Frame 1 (no input): blank canvas, image omitted
Frame 60 (the mouse pressed at the canvas centre just before this capture): blank canvas, image omitted
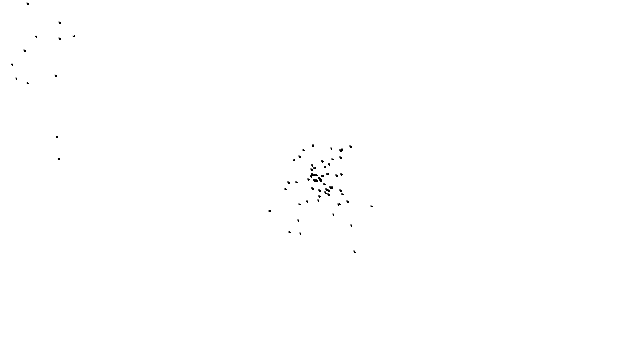
Frame 120 (the mouse held since frame 60 and released just before this capture)

The Processing sketch whose frames 1 and 60 were blank and that drew this single picture after the mouse press (run headless with seeded random() and noise(); from frame 60 on, the mouse is pressed at the canvas centre):

// Processing sketch: basicParticleSystem
// ── basicParticleSystem.pde
ArrayList<Particle> particles;
ArrayList<ParticleSystem> systems;
import java.util.Iterator;

void setup() {
  size(640,360);
  particles = new ArrayList<Particle>();
  systems = new ArrayList<ParticleSystem>();
  noSmooth();
}

void draw() {
  background(255);

  //[offset-down] A new Particle object is added to the ArrayList every cycle through draw().
  particles.add(new Particle(new PVector(width/2,50)));

  Iterator<Particle> it = particles.iterator();
  while (it.hasNext()) {
    Particle p = it.next();
    p.run();
    if (p.isDead()) {
      it.remove();
    }
  }
  //does the above the old fashioned way
//  for (int i = 0; i < particles.size(); i++) {
//    Particle p = particles.get(i);
//    p.run();
//    if (p.isDead()) {
//      particles.remove(i);
//    }
//  }
}

class Particle {
  PVector location;
  PVector velocity;
  PVector acceleration;
  float lifespan;

  Particle(PVector l) {
    //[offset-up] For demonstration purposes we assign the Particle an initial velocity and constant acceleration.
    acceleration = new PVector(0,0.05);
    velocity = new PVector(random(-1,1),random(-2,0));
    location = new PVector(mouseX, mouseY);//l.get();
    lifespan = 255.0;
  }

  // Sometimes it’s convenient to have a “run”
  // function that calls all the other functions we need.
  void run() {
    update();
    display();
  }

  void update() {
    velocity.add(acceleration);
    location.add(velocity);
    lifespan -= 3.0;
  }

  void display() {
    stroke(0,lifespan);
    fill(0);//,lifespan);
    ellipse(location.x,location.y,2,2);
  }

  // Is the Particle alive or dead?
  boolean isDead() {
    if (lifespan < 0.0) {
      return true;
    } else {
      return false;
    }
  }
}

class ParticleSystem {
  ArrayList particles;
  PVector origin;
  
  ParticleSystem(PVector location) {
    origin = location.get();
    particles = new ArrayList();
  }
  
  void addParticle() {
    particles.add(new Particle(origin));
  }
  
  //needs run function etc. still
}

//void mousePressed() {
//  systems.add(new ParticleSystem(new PVector(mouseX,mouseY)));  
//}
